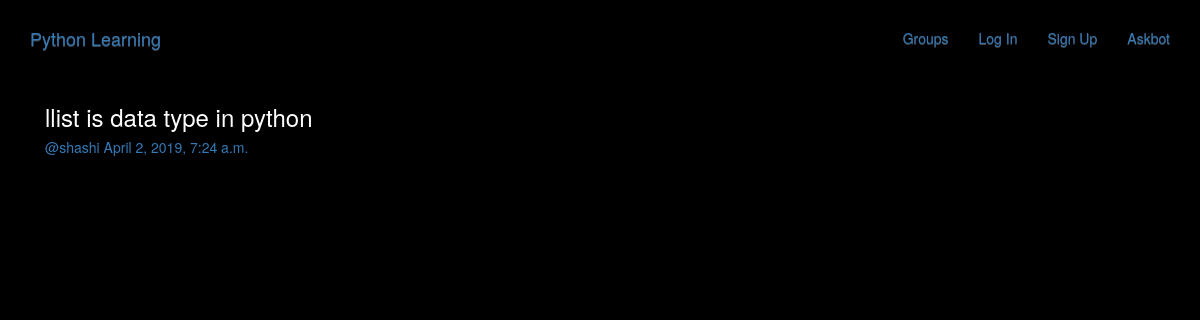
/posts/by/shashi/18/, run on the app's committed database.
### posts/models.py (models this page shows, shortened)
class Post(models.Model):
    user = models.ForeignKey(User,related_name='posts',on_delete=models.CASCADE)
    created_at = models.DateTimeField(auto_now=True)
    message = models.TextField()
    message_html = models.TextField(editable=False)
    group = models.ForeignKey(Group,related_name='posts',null=True,blank=True,on_delete=models.CASCADE)
    class Meta:
        ordering = ['-created_at']
        unique_together = ['user','message']

### posts/views.py (the view)
# urls.py: url(r'by/(?P<username>[-\w]+)/(?P<pk>\d+)/$',views.PostDetail.as_view(),name='single'),
class PostDetail(SelectRelatedMixin,generic.DetailView):
    model = models.Post
    select_related = ('user','group')
    def get_queryset(self):
        queryset = super().get_queryset()
        return queryset.filter(user__username__iexact=self.kwargs.get('username'))

### posts/templates/posts/post_detail.html
{% extends "posts/post_base.html" %}
{% block post_content %}
<div class="col-md-8">
  {% include "posts/_post.html" %}
</div>
{% endblock %}

### posts/templates/posts/_post.html (shortened to what this page needs)
<div class="post media">
  <h3>{{post.message_html|safe}}</h3>
  <div class="media-body">
    <h5 class='media-heading'>
    <span class='username'>
      <a href="{% url 'posts:for_user' username=post.user.username%}">@{{post.user.username}}</a>
    </span>
    <time class='time'>
      <a href="{% url 'posts:single' username=post.user.username pk=post.pk%}">
        {{post.created_at}}
      </a>
    </time>
    </h5>
  </div>
</div>

### static/simplesocial/css/master.css (style rules this page uses)
body { margin: 4px; margin-top: 12px; overflow: hidden; background-color: black; color:white; overflow-y:auto; height: 200px; }

### data on the page
Post: message_html "llist is data type in python", user.username "shashi", created_at "April 2, 2019, 7:24 a.m."
